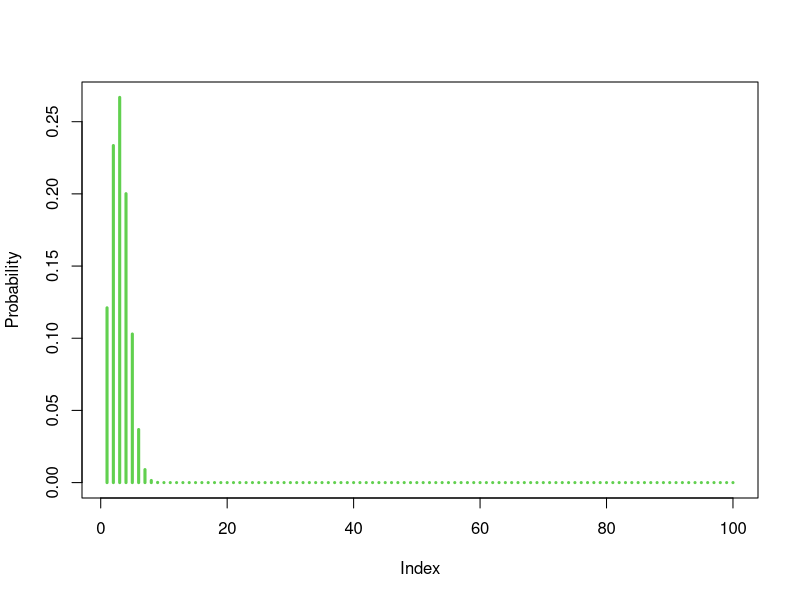
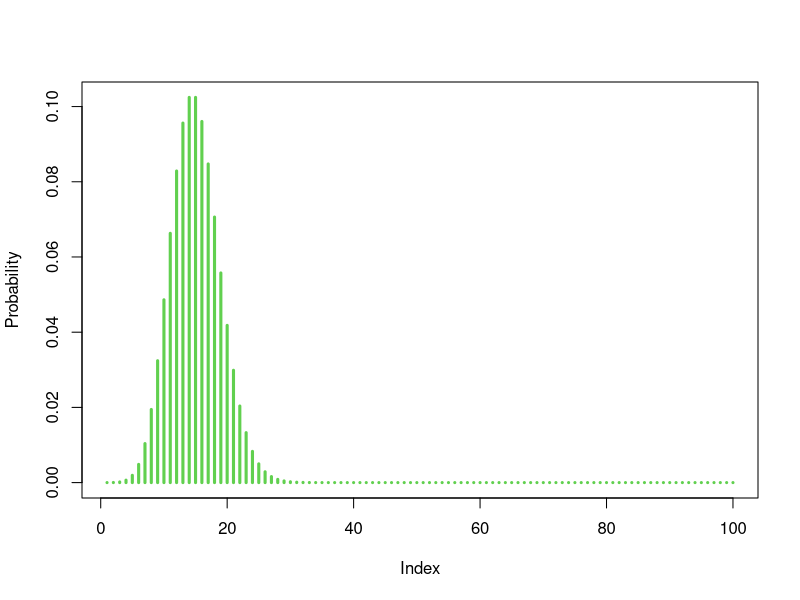
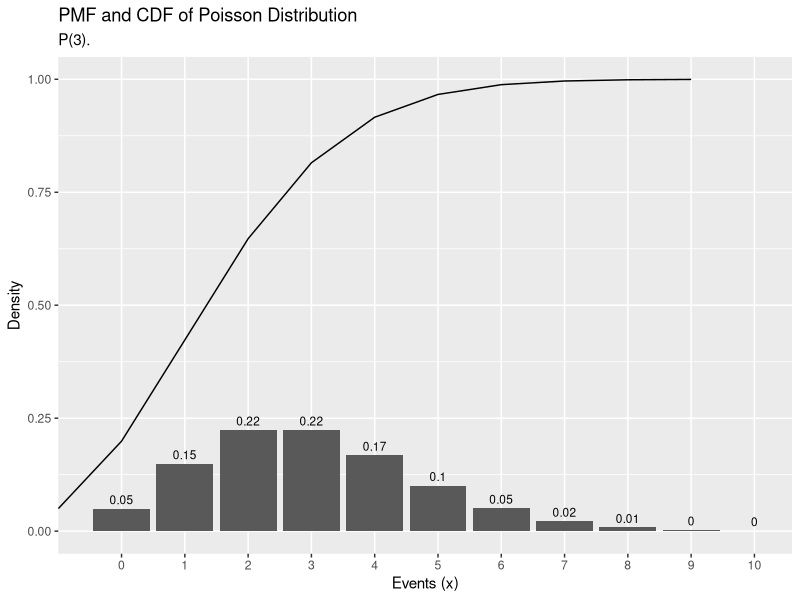

Here is the R script that generated these plots, in order:
## ---- chunk 1
knitr::opts_chunk$set(echo = TRUE)
## ---- chunk 2
library(tidyverse)
# what is probablity that 4 out of 10 next customers will make a purchase? The probablity of a purchase on one trial is .3
dbinom(x = 4,size = 10,prob = 0.3)

# What is the probability of having fewer than 4 customers buying something out of 10 customers visiting our shop where probability of a purchase is 0.3?

pbinom(q = 4, size = 10, p = 0.3, lower.tail = TRUE)

# We can compare this probability with the simulated one:
mean(rbinom(n = 10000, size = 10, prob = 0.3) <= 4)

# To calculate teh probability if number of customers buying something is more than 4, set lower.tail = FALSE:
pbinom(q = 4, size = 10, p = 0.3, lower.tail = FALSE)
# Obviously: pbinom(q = 4, size = 10, p = 0.3, lower.tail = TRUE) + pbinom(q = 4, size = 10, p = 0.3, lower.tail = FALSE) must be = 1.
# Let's display the probability distribution function for different values of x.
plot(dbinom(x = 1:100,size = 10,prob = 0.3),type = "h",col = 3, lwd = 3, ylab = "Probability")

## ---- chunk 3
# a. In a sample of six international travelers, what is the probability that two will stick with their tour group?
dbinom(x = 2,size = 6,prob = 0.23)

# b. In a sample of six international travelers, what is the probability that at least two will stick with their tour group?
pbinom(q = 1,size = 6,prob = 0.23,lower.tail = FALSE)

# c. In a sample of 10 international travelers, what is the probability that none will stick with the tour group?
dbinom(x = 0,size = 10,prob = 0.23)

## ---- chunk 4
# a. Compute the probability that 2 or fewer will withdraw
pbinom(q = 2,size = 20,prob = 0.20,lower.tail = TRUE)

# b. Compute the probability that exactly four will withdraw.
dbinom(x = 4,size = 20,prob = 0.20)

# c. Compute the probability that more than three will withdraw
pbinom(q = 3,size = 20,prob = 0.20,lower.tail = FALSE)

# d. Compute the expected number of withdrawals.
# E(x) = n * p
20 * 0.2
## ---- chunk 5
# a. Compute the probability that exactly 4 investors have exchange-traded funds in their portfolios.

dbinom(x = 4, size = 20, prob = 0.25)

# b. Compute the probability that at least 2 of the investors have exchange-traded funds in their portfolios.

1 - pbinom(q = 1,size = 20,prob = 0.25,lower.tail = TRUE)

# c. If you found that exactly 12 of the investors have exchange-traded funds in their portfolios, would you doubt the accuracy of the survey results?
# TD's claim is that prob = 0.25 (it's our null hypothesis). With out imperical findings (12/20) we need to test the hypothesis.
# Assuming that the null hypothesis is true, i.e. prob = 0.25 let's calculate the probability of obtaining x = 12:
# We define alfa = 0.05
dbinom(x = 12, size = 20, prob = 0.25) # p = 0.0007516875 < alfa => reject the null hypothesis.

# d. Compute the expected number of investors who have exchange-traded funds in their portfolios.
# The mean of a binomial distribution is the product of the sample size and the probability: mu = size * prob = 20 * 0.25 = 5

# We can check by running this simulation:

mean(rbinom(n = 10000, size = 20, prob = 0.25))

## ---- chunk 6
prob_10_customers <- dpois(10,15)

# What is the probability of making 3 to 5 sales in a day if the average sales rate is 4 per day?

# Using cumulative probability function
ppois(q = 5, lambda = 3, lower.tail = TRUE) - ppois(q = 2, lambda = 3, lower.tail = TRUE)

# Using exact probability or probability mass function
dpois(x = 3, lambda = 3) +
  dpois(x = 4, lambda = 3) +
  dpois(x = 5, lambda = 3)


plot(dpois(1:100,15),type = "h",col = 3, lwd = 3, ylab = "Probability")

# Great way to show probability density and cumulative probabilities on one plot. Code source: https://rpubs.com/mpfoley73/456645
events <- 0:10
density <- dpois(x = events, lambda = 3)
prob <- ppois(q = events, lambda = 3, lower.tail = TRUE)
df <- data.frame(events, density, prob)
ggplot(df, aes(x = factor(events), y = density)) +
  geom_col() +
  geom_text(
    aes(label = round(density,2), y = density + 0.01),
    position = position_dodge(0.9),
    size = 3,
    vjust = 0
  ) +
  labs(title = "PMF and CDF of Poisson Distribution",
       subtitle = "P(3).",
       x = "Events (x)",
       y = "Density") +
  geom_line(data = df, aes(x = events, y = prob))
## ---- chunk 7
# a. What is the probability of no off-the-job accidents during a one-year period?
dpois(x = 0, lambda = 3)

# b. What is the probability of at least two off-the-job accidents during a one-year period?
# Using cumulative probability function
ppois(q = 1, lambda = 3, lower.tail = FALSE)

# c. What is the expected number of off-the-job accidents during six months?
# it's the mean of 1 year multiplied by the number of years:
m <- 3*1/2

# d. What is the probability of no off-the-job accidents during the next six months?
dpois(x = 0, lambda = m)

## ---- chunk 8
# 1. What is the probability that one of the employees in the sample works at the plant in Hawaii?
dhyper(x = 1,k = 10,m = 20,n = 40)

# k = Sample size = 10
# m = Number of observed success = number of workers in Hawaii = 20
# n = Number of failures (employees working in Texas) = 40

## ---- chunk 9
# 2. What is the probability that two or more of the employees in the sample work at the plant in Hawaii?
# 1 - f(0) - f(1)
p_x_2 <- 1 - dhyper(x = 0,k = 10,m = 20,n = 40) - dhyper(x = 1,k = 10,m = 20,n = 40)


## ---- chunk 10
# k = Sample size = 3
# m = Number of observed success = 5
# n = Number of failures = 10


# a. What is the probability that none of the meals will exceed the cost covered by your company?
dhyper(x = 0,k = 3,m = 5,n = 10)
# b. What is the probability that one of the meals will exceed the cost covered by your company?
dhyper(x = 1,k = 3,m = 5,n = 10)
# c. What is the probability that two of the meals will exceed the cost covered by your company?
dhyper(x = 2,k = 3,m = 5,n = 10)
# d. What is the probability that all three of the meals will exceed the cost covered by your company?
dhyper(x = 3,k = 3,m = 5,n = 10)
## ---- chunk 11
dgeom(x = 5, prob = 0.3)
